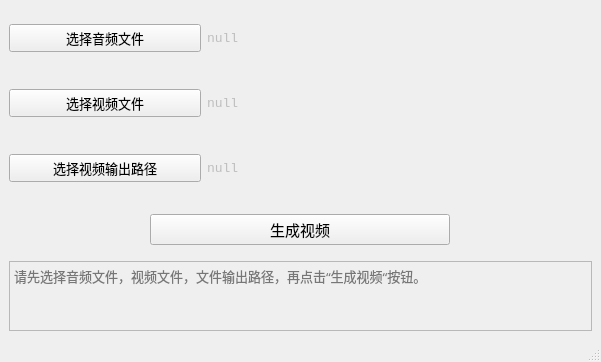
<?xml version="1.0" encoding="UTF-8"?>
<ui version="4.0">
 <class>MainWindow</class>
 <widget class="QMainWindow" name="MainWindow">
  <property name="enabled">
   <bool>true</bool>
  </property>
  <property name="geometry">
   <rect>
    <x>0</x>
    <y>0</y>
    <width>601</width>
    <height>362</height>
   </rect>
  </property>
  <property name="windowTitle">
   <string>虚拟人语音驱动</string>
  </property>
  <widget class="QWidget" name="centralwidget">
   <layout class="QVBoxLayout" name="verticalLayout_2">
    <item>
     <layout class="QVBoxLayout" name="verticalLayout" stretch="1,1,1,1,1">
      <property name="sizeConstraint">
       <enum>QLayout::SetDefaultConstraint</enum>
      </property>
      <item>
       <layout class="QHBoxLayout" name="horizontalLayout_2">
        <item>
         <widget class="QPushButton" name="button_02">
          <property name="sizePolicy">
           <sizepolicy hsizetype="Minimum" vsizetype="Fixed">
            <horstretch>1</horstretch>
            <verstretch>0</verstretch>
           </sizepolicy>
          </property>
          <property name="font">
           <font>
            <family>楷体</family>
            <pointsize>10</pointsize>
            <weight>50</weight>
            <bold>false</bold>
           </font>
          </property>
          <property name="text">
           <string>选择音频文件</string>
          </property>
         </widget>
        </item>
        <item>
         <widget class="QLabel" name="label_02">
          <property name="enabled">
           <bool>false</bool>
          </property>
          <property name="sizePolicy">
           <sizepolicy hsizetype="Preferred" vsizetype="Preferred">
            <horstretch>2</horstretch>
            <verstretch>0</verstretch>
           </sizepolicy>
          </property>
          <property name="font">
           <font>
            <family>Consolas</family>
            <pointsize>10</pointsize>
           </font>
          </property>
          <property name="text">
           <string>null</string>
          </property>
         </widget>
        </item>
       </layout>
      </item>
      <item>
       <layout class="QHBoxLayout" name="horizontalLayout">
        <item>
         <widget class="QPushButton" name="button_01">
          <property name="sizePolicy">
           <sizepolicy hsizetype="Minimum" vsizetype="Fixed">
            <horstretch>1</horstretch>
            <verstretch>0</verstretch>
           </sizepolicy>
          </property>
          <property name="font">
           <font>
            <family>楷体</family>
            <pointsize>10</pointsize>
           </font>
          </property>
          <property name="text">
           <string>选择视频文件</string>
          </property>
         </widget>
        </item>
        <item>
         <widget class="QLabel" name="label_01">
          <property name="enabled">
           <bool>false</bool>
          </property>
          <property name="sizePolicy">
           <sizepolicy hsizetype="Preferred" vsizetype="Preferred">
            <horstretch>2</horstretch>
            <verstretch>0</verstretch>
           </sizepolicy>
          </property>
          <property name="font">
           <font>
            <family>Consolas</family>
            <pointsize>10</pointsize>
           </font>
          </property>
          <property name="text">
           <string>null</string>
          </property>
         </widget>
        </item>
       </layout>
      </item>
      <item>
       <layout class="QHBoxLayout" name="horizontalLayout_3">
        <item>
         <widget class="QPushButton" name="button_03">
          <property name="sizePolicy">
           <sizepolicy hsizetype="Minimum" vsizetype="Fixed">
            <horstretch>1</horstretch>
            <verstretch>0</verstretch>
           </sizepolicy>
          </property>
          <property name="font">
           <font>
            <family>楷体</family>
            <pointsize>10</pointsize>
           </font>
          </property>
          <property name="text">
           <string>选择视频输出路径</string>
          </property>
         </widget>
        </item>
        <item>
         <widget class="QLabel" name="label_03">
          <property name="enabled">
           <bool>false</bool>
          </property>
          <property name="sizePolicy">
           <sizepolicy hsizetype="Preferred" vsizetype="Preferred">
            <horstretch>2</horstretch>
            <verstretch>0</verstretch>
           </sizepolicy>
          </property>
          <property name="font">
           <font>
            <family>Consolas</family>
            <pointsize>10</pointsize>
           </font>
          </property>
          <property name="text">
           <string>null</string>
          </property>
         </widget>
        </item>
       </layout>
      </item>
      <item>
       <layout class="QHBoxLayout" name="horizontalLayout_4">
        <property name="topMargin">
         <number>10</number>
        </property>
        <property name="bottomMargin">
         <number>10</number>
        </property>
        <item>
         <widget class="QPushButton" name="button_cg">
          <property name="sizePolicy">
           <sizepolicy hsizetype="Fixed" vsizetype="Maximum">
            <horstretch>0</horstretch>
            <verstretch>7</verstretch>
           </sizepolicy>
          </property>
          <property name="minimumSize">
           <size>
            <width>300</width>
            <height>30</height>
           </size>
          </property>
          <property name="baseSize">
           <size>
            <width>0</width>
            <height>0</height>
           </size>
          </property>
          <property name="font">
           <font>
            <family>楷体</family>
            <pointsize>11</pointsize>
           </font>
          </property>
          <property name="text">
           <string>生成视频</string>
          </property>
         </widget>
        </item>
       </layout>
      </item>
      <item>
       <widget class="QTextEdit" name="text_01">
        <property name="enabled">
         <bool>false</bool>
        </property>
        <property name="font">
         <font>
          <family>华文行楷</family>
          <pointsize>10</pointsize>
         </font>
        </property>
        <property name="placeholderText">
         <string>请先选择音频文件，视频文件，文件输出路径，再点击“生成视频“按钮。</string>
        </property>
       </widget>
      </item>
     </layout>
    </item>
   </layout>
  </widget>
  <widget class="QMenuBar" name="menubar">
   <property name="geometry">
    <rect>
     <x>0</x>
     <y>0</y>
     <width>601</width>
     <height>26</height>
    </rect>
   </property>
  </widget>
  <widget class="QStatusBar" name="statusbar"/>
 </widget>
 <resources/>
 <connections/>
</ui>
